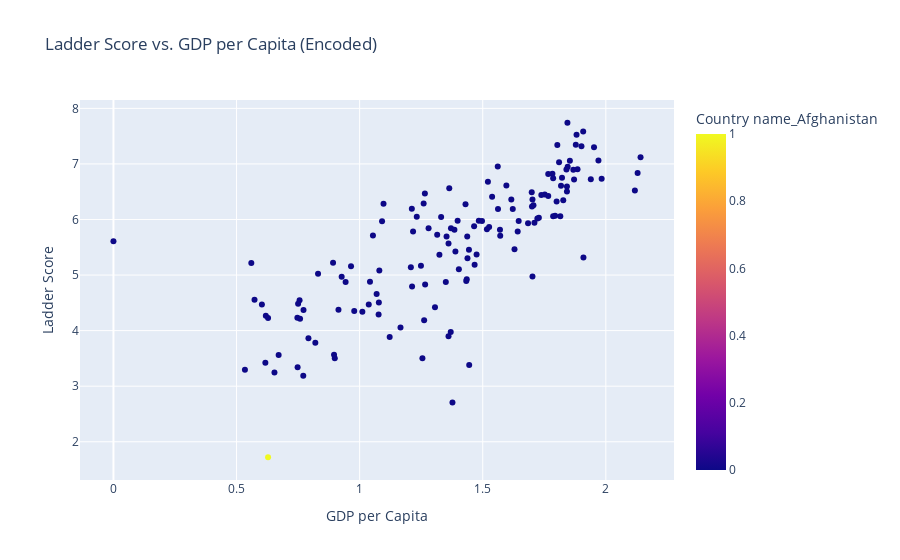

Source (notebook cell):
### Code cell
fig = px.scatter(encoded_df, x='Explained by: Log GDP per capita', y='Ladder score', color='Country name_Afghanistan', hover_name='Country name_Afghanistan',
                 title='Ladder Score vs. GDP per Capita (Encoded)',
                 labels={'Explained by: Log GDP per capita': 'GDP per Capita', 'Ladder score': 'Ladder Score'})
fig.show()

### Figure 1 — Plotly figure (JSON) as saved in the notebook; plotly's stock layout.template omitted (floating-point values rounded to 4 significant figures; data arrays with more than 128 entries replaced by an {"elided": "..."} marker saying what was removed)
{"data": [{"hovertemplate": "<b>%{hovertext}</b><br><br>GDP per Capita=%{x}<br>Ladder Score=%{y}<br>Country name_Afghanistan=%{marker.color}<extra></extra>", "hovertext": {"elided": "143 int values"}, "legendgroup": "", "marker": {"color": {"elided": "143 int values"}, "coloraxis": "coloraxis", "symbol": "circle"}, "mode": "markers", "name": "", "orientation": "v", "showlegend": false, "type": "scatter", "x": {"elided": "143 float values"}, "xaxis": "x", "y": {"elided": "143 float values"}, "yaxis": "y"}], "layout": {"coloraxis": {"colorbar": {"title": {"text": "Country name_Afghanistan"}}, "colorscale": [[0, "#0d0887"], [0.1111, "#46039f"], [0.2222, "#7201a8"], [0.3333, "#9c179e"], [0.4444, "#bd3786"], [0.5556, "#d8576b"], [0.6667, "#ed7953"], [0.7778, "#fb9f3a"], [0.8889, "#fdca26"], [1, "#f0f921"]]}, "legend": {"tracegroupgap": 0}, "title": {"text": "Ladder Score vs. GDP per Capita (Encoded)"}, "xaxis": {"anchor": "y", "domain": [0, 1], "title": {"text": "GDP per Capita"}}, "yaxis": {"anchor": "x", "domain": [0, 1], "title": {"text": "Ladder Score"}}}}
